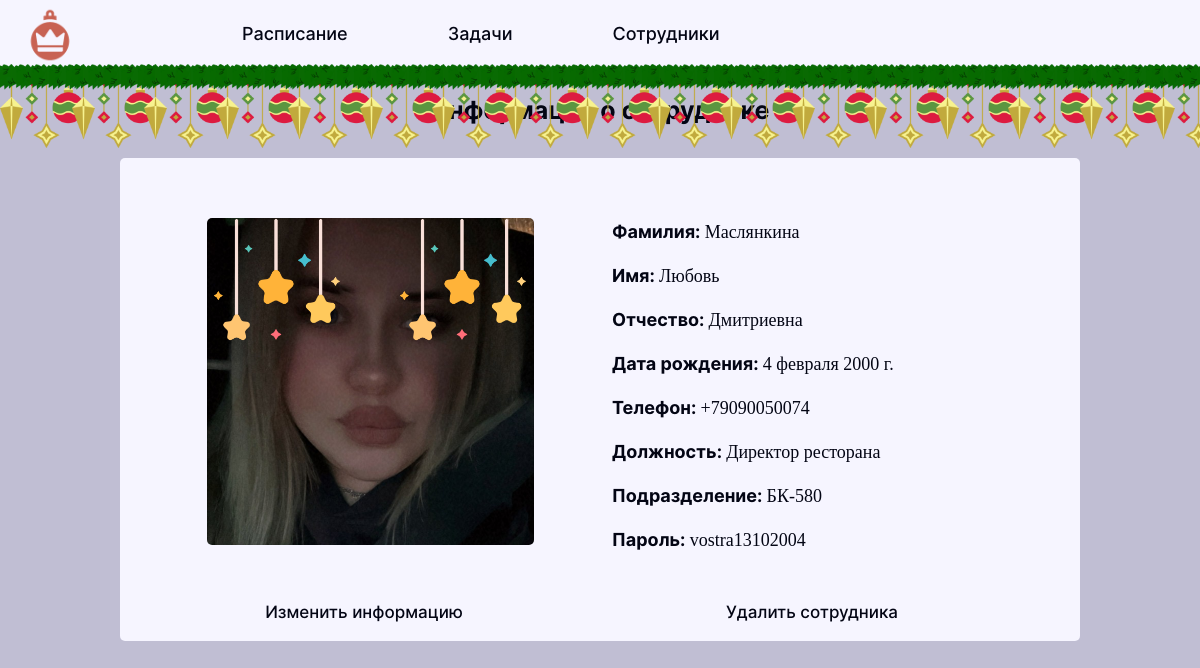
/aup/employers/21 (signed in), run on the app's committed database.
### aup/models.py (models this page shows, shortened)
class Employers(models.Model):
    surname = models.CharField('Фамилия', max_length=100)
    name = models.CharField('Имя', max_length=100)
    lastname = models.CharField('Отчество', max_length=100, null=True, default='-')
    username = models.CharField('Логин', max_length=100, default='-')
    gender_id = models.ForeignKey('Genders', on_delete=models.CASCADE, null=True, default=None)
    phone = models.CharField('Phone', max_length=100, null=True, default=None)
    password = models.CharField('Пароль', max_length=100)
    photo = models.ImageField(blank=True, upload_to='images', default=None, null=True)
    post_id = models.ForeignKey('Posts', on_delete=models.CASCADE)
    division_id = models.ForeignKey('Divisions', on_delete=models.CASCADE)
    birthday = models.DateField('Дата рождения', default='2000-01-01')
    class Meta:
        verbose_name = 'Сотрудник'
        verbose_name_plural = 'Сотрудники'

class Posts(models.Model):
    post_name = models.CharField('Наименование должности', max_length=50)
    post_code = models.CharField('Код должности', max_length=20, default=None)
    def __str__(self):
        return self.post_name
    class Meta:
        verbose_name = 'Должность'
        verbose_name_plural = 'Должности'

class Divisions(models.Model):
    division_name = models.CharField('Наименование подразделения', max_length=100)
    region = models.CharField('Регион', max_length=100)
    city = models.CharField('Город', max_length=100)
    address = models.CharField('Адрес', max_length=100)
    start_work = models.TimeField('Время начала работы')
    end_work = models.TimeField('Время конца работы')
    is_stop = models.BooleanField('Стоп пожелайки', default=False)
    def __str__(self):
        return self.division_name
    class Meta:
        verbose_name = 'Подразделение'
        verbose_name_plural = 'Подразделения'

### aup/views.py (the view)
# urls.py: path('employers/<int:pk>', views.Employer_Detail_View.as_view(), name='aup_employer_info'),
class Employer_Detail_View(DetailView):
    model = Employers
    template_name = 'aup/employer_info.html'
    context_object_name = 'employer'

### aup/templates/aup/employer_info.html (shortened to what this page needs)
{% extends 'aup/layout_2.html' %}
{% load static %}
{% block content %}
    <div class="content text-center profile_content">
        <h1 class="title">Информация о сотруднике</h1>
        <div class="container text-center row profile">
            <div class="container col" style="position: relative;">
                {% if employer.photo %}
                <img src="{% static 'sign_in/img/stars.png' %}" class="photo" style="position: absolute; width: 30%; z-index: 2;">
                <img src="{% static 'sign_in/img/stars.png' %}" class="photo" style="position: absolute; width: 30%; z-index: 2; left: 55%;">
                <img src="{{employer.photo.url}}" class="photo">
                {% else %}
                {% if employer.gender_id.gender_name == 'Мужской' %}
                <img src="{% static 'hbr/img/user.png' %}" class="photo">
                {% else %}
                <img src="{% static 'hbr/img/user (1).png' %}" class="photo">
                {% endif %}
                {% endif %}
            </div>
            <div class="container col profile_info">
                <p class="text"><span style="font-family: 'Inter Bold';">Фамилия: </span>{{ employer.surname }}</p>
                <p class="text"><span style="font-family: 'Inter Bold';">Имя: </span>{{ employer.name }}</p>
                <p class="text"><span style="font-family: 'Inter Bold';">Отчество: </span>{{ employer.lastname }}</p>
                <p class="text"><span style="font-family: 'Inter Bold';">Дата рождения: </span>{{ employer.birthday }}</p>
                <p class="text"><span style="font-family: 'Inter Bold';">Телефон: </span>{% if employer.phone != None %}{{ employer.phone }}{% else %}-{% endif %}</p>
                <p class="text"><span style="font-family: 'Inter Bold';">Должность: </span>{{ employer.post_id }}</p>
                <p class="text"><span style="font-family: 'Inter Bold';">Подразделение: </span>{{ employer.division_id }}</p>
                <p class="text"><span style="font-family: 'Inter Bold';">Пароль: </span>{{ employer.password }}</p>
            </div>
            <div class="row container">
                <div class="col">
                    <a href="{% url 'aup_edit_employer' employer.id %}" class="sign_out aup">Изменить информацию</a>
                </div>
                <div class="col">
                    <a href="{% url 'aup_delete_employer' employer.id %}" class="sign_out aup" onclick="return confirmAction('Вы уверены, что хотите удалить сотрудника?')">Удалить сотрудника</a>
                </div>
            </div>
        </div>
    </div>
{% endblock%}

### sign_in/static/sign_in/css/main.css (style rules this page uses)
body { font-family: 'Inter Bold'; }
body { background: var(--grey); }
div.content { margin: 75px 0px 100px 0px; display: flex; flex-direction: column; align-items: center; }
div.profile { background: var(--white); margin: 20px 10px; width: 80%; border-radius: 5px; padding: 60px 20px 15px 20px; }
div.profile_info { display: flex; flex-direction: column; align-items: flex-start; justify-content: center; }
p.text, div.text, label.text, input.text, select.text { font-family: 'Inter-Medium'; font-size: 18px; color: var(--dark_blue); }
img.photo { width: 75%; border-radius: 5px; }
a.sign_out { text-decoration: none; color: var(--dark_blue); font-family: 'Inter Medium'; display: flex; justify-content: flex-end; margin-top: 30px; transition: 0.25s; font-size: 17px; }
h1.title { padding: 20px 0px 5px 0px; color: var(--dark_blue); font-size: 25px; }
a.sign_out.aup { justify-content: center; }
:root { --grey: #C0BED3; --orange:#CA6455; --dark_orange:#5D323B; --blue: #1F144E; --dark_blue: #030514; --white: #F6F5FF; }

### data on the page
Employers: photo (picture), surname "Маслянкина", name "Любовь", lastname "Дмитриевна", birthday "4 февраля 2000 г.", phone "+79090050074", post_id "Директор ресторана", division_id "БК-580", password "vostra13102004"
